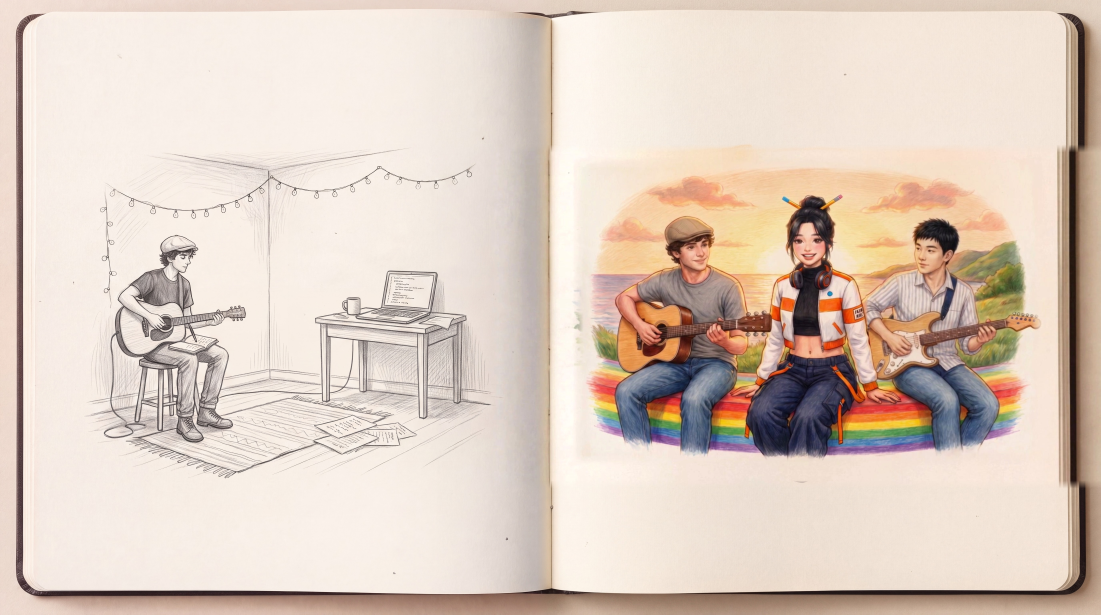
#> input picture media/act5/tex/spread_full_spreadR_v45r2.jpg, 5504 x 3072 px, found by its file name (shown at 1/5 size)
$ python build_strum.py
#> lines starting #> are read from the running program, lines starting #| are printed output that depends on the picture; after the words box and inside, x2 and y2 are one past the last pixel; in counts of white or black regions, pixels touching at a corner belong together
#!/usr/bin/env python3
"""v46_outstrum (Jade 10-19 v4.5 pick: "End on Charlie strumming the 2011 page (3:14)")
The outro push (194.06-195.40) goes into the spread's LEFT page = the 2011 graphite page in the spread_v1 art (NOT the cold-open
page01 drawing: same composition, different drawing, so v45_open's arm01/hole01 cannot be reused). Same puppet method as v45_open
(assets/v4_stills/tools/v45_open/build_strum.py), cut from the spread texture itself.

Inputs
  media/act5/tex/spread_full_spreadR_v45r2.jpg     the spread as shown (5504x3072 spread px; the left page is identical in every live tex)
  assets/v4_stills/work/v46_outstrum/arm_in.png    512x512 crop of it at (520,1300) (spread px, 1:1)
  assets/v4_stills/work/v46_outstrum/arm_gen_a.png NBP edit of arm_in (gen_arm.py, tag v46_outstrum_arm_a): the guitar with the arm removed
                                                   (ECC vs arm_in outside the arm: identity, cc 0.996 -> used as is)
Outputs (media/act5/tex/)
  hole46.png     the clean guitar (NBP) inside the forearm footprint only (RGBA, box below); drawn over the untouched spread
  arm46m.png     the forearm+hand ALPHA (L) over the same box; spread.js samples the spread texture itself through it (so at rest the
                 arm is the page pixel for pixel at any resolution / mip level)
  strum46.json   box + pivots (spread px): elbow, wrist, hand; head patch for the nod
usage: .venv/bin/python assets/v4_stills/tools/v46_outstrum/build_strum.py"""
import json, numpy as np
from PIL import Image, ImageDraw
from scipy import ndimage
R = '/home/jade/Documents/vibesong/'
WK = R + 'assets/v4_stills/work/v46_outstrum/'; TEX = R + 'media/act5/tex/'
CX, CY, CN = 520, 1300, 512
# forearm + hand footprint (crop px; traced on arm_in with the gen overlay ov_reg.png): elbow tip, underside to the knuckles,
# the fingertips curled over the sound-hole ring, the top edge back up to the elbow crease, then the forearm/upper-arm line
POLY = [(62, 198), (76, 212), (96, 230), (121, 246), (146, 258), (171, 271), (196, 286), (216, 303), (231, 320), (246, 335), (261, 347),
        (273, 355), (285, 358), (296, 352), (302, 340), (308, 330), (309, 317), (301, 306), (292, 296), (283, 285), (273, 275), (260, 269),
        (245, 267), (230, 261), (220, 253), (205, 238), (190, 222), (175, 206), (160, 192), (150, 183), (130, 184), (110, 187), (90, 190), (75, 192)]
# (the underside + knuckles sit ~6 px below the traced outline so the arm's own lower outline stroke rides with it: no ghost line)
DIL = 9                                           # footprint dilation along the forearm (spread px): takes the outline strokes + soft shading
ELBOW, WRIST, HAND = (88, 197), (247, 290), (292, 318)   # crop px
CREASE = (150, 183)                               # inner elbow (forearm top edge meets the upper arm + dark T-shirt): held still in spread.js

page = np.asarray(Image.open(TEX + 'spread_full_spreadR_v45r2.jpg').convert('RGB'), np.float32)
crop = page[CY:CY + CN, CX:CX + CN]
G = np.asarray(Image.open(WK + 'arm_gen_a.png').convert('RGB').resize((CN, CN), Image.LANCZOS), np.float32)
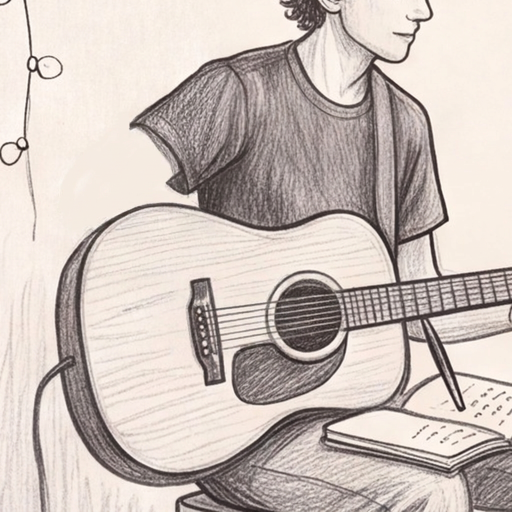
#> input picture assets/v4_stills/work/v46_outstrum/arm_gen_a.png, 1024 x 1024 px, found by its file name (shown at 1/2 size)

SS = 4
mk = Image.new('L', (CN * SS, CN * SS), 0)
#> mk: PIL image 2048x2048 L; every value is 0
ImageDraw.Draw(mk).polygon([(x * SS, y * SS) for x, y in POLY], fill=255)
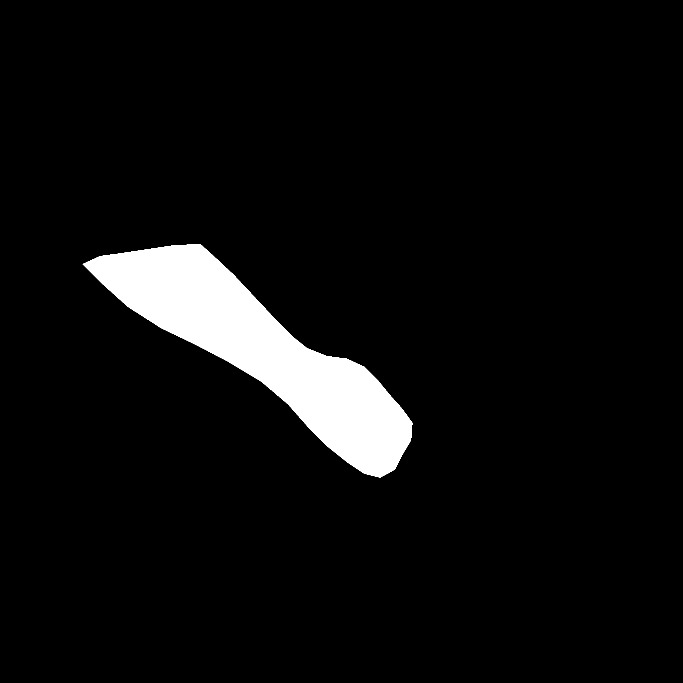
#> mk: PIL image 2048x2048 L (shown at 1/3 size); 5.4% white; 1 white region, box (x1, y1, x2, y2) and area: (248, 732, 1237, 1433) 225531
M = np.asarray(mk, np.float32).reshape(CN, SS, CN, SS).mean((1, 3)) / 255
M0 = M.copy()                                                          # the traced polygon itself (no rim)
Mb = ndimage.grey_dilation(M, size=(DIL, DIL)); Ms = ndimage.grey_dilation(M, size=(4, 4))
kx = np.clip((WRIST[0] + 6 - np.arange(CN)) / 10, 0, 1)[None, :]      # wide rim on the forearm, tight on the hand (sound hole)
M = Mb * kx + Ms * (1 - kx)
M = np.clip(ndimage.gaussian_filter(M, 0.8) * 1.15, 0, 1)

ring = ndimage.binary_dilation(M > 0.02, iterations=16) & ~ndimage.binary_dilation(M > 0.02, iterations=4)
#> ring: shape (512, 512) bool; 2.7% white; 1 white region, box (x1, y1, x2, y2) and area: (41, 162, 328, 377) 7141
ring[:200, :150] = False                                               # not the upper arm (the gen removed it too)
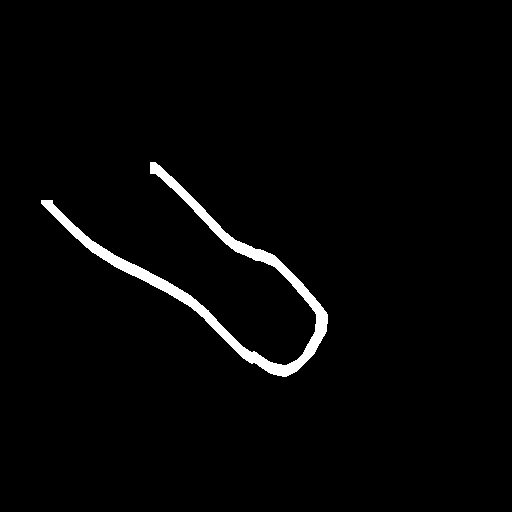
#> ring: shape (512, 512) bool; 2.2% white; 1 white region, box (x1, y1, x2, y2) and area: (41, 162, 328, 377) 5827
gain = np.median(crop[ring], 0) / np.median(G[ring], 0); print('ring median gain (NOT applied: skewed by the page\'s cast shading under the arm)', gain.round(4))
#> after `gain = np.median(crop[ring], 0) / np.median(G[ring], 0)`: gain = [0.811, 0.806, 0.823]
#| ring median gain (NOT applied: skewed by the page's cast shading under the arm) [0.8114 0.8065 0.823 ]
# plain paper matches within 1 % (page 239.9/230.7/222.1 vs gen 241.3/231.6/222.3 at crop [20:60, 400:500]) -> no tone change
gain = np.ones(3, np.float32)
G = np.clip(G * gain, 0, 255)

lum = lambda a: a @ np.array([0.299, 0.587, 0.114], np.float32)
same = ndimage.gaussian_filter(np.abs(lum(crop) - lum(G)), 0.8)
dk = 1 - np.clip((170 - lum(crop)) / 30, 0, 1) * np.clip((22 - same) / 10, 0, 1)   # dark pixels the gen reproduced = guitar, stays put
# on the hand: everywhere; along the forearm: only in the dilated rim outside the traced polygon (there the rim also picked up a few px
# of the guitar's upper-bout outline where it meets the forearm's top edge; those stay on the page instead of riding along)
rim = np.clip(1 - ndimage.gaussian_filter(M0, 0.8) * 1.5, 0, 1)
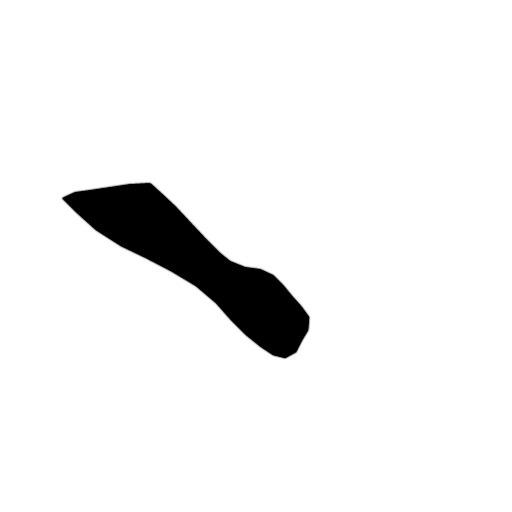
#> rim: shape (512, 512) float32; min 0, max 1, mean 0.945
Ma = M * (kx * (1 - rim + rim * dk) + (1 - kx) * dk)

ys, xs = np.nonzero(M > 0.002); x0, x1, y0, y1 = xs.min() - 2, xs.max() + 3, ys.min() - 2, ys.max() + 3
#> after `ys, xs = np.nonzero(M > 0.002)`: ys = 18551 values from 177 to 361; xs = 18551 values, max 312 at index 15633, min 56 at index 1291, mean 191.5
#> after `x0, x1, y0, y1 = (xs.min() - 2, xs.max() + 3, ys.min() - 2, ys.max() +`: x0 = 54; x1 = 315; y0 = 175; y1 = 364
Image.fromarray(np.clip(Ma[y0:y1, x0:x1] * 255 + 0.5, 0, 255).astype(np.uint8), 'L').save(TEX + 'arm46m.png')
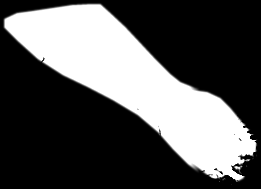
#> saved as arm46m.png: PIL image 261x189 L; min 0, max 255, mean 85.8
Image.fromarray(np.clip(np.dstack([G[y0:y1, x0:x1], M[y0:y1, x0:x1] * 255]) + 0.5, 0, 255).astype(np.uint8), 'RGBA').save(TEX + 'hole46.png')
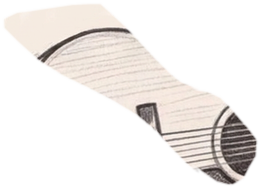
#> saved as hole46.png: PIL image 261x189 RGBA; mean R, G, B, A 197.8, 186.9, 180.6, 88; transparent parts drawn white
S = lambda p: [round(p[0] + CX, 1), round(p[1] + CY, 1)]
lay = {'arm46': {'x': int(x0 + CX), 'y': int(y0 + CY), 'w': int(x1 - x0), 'h': int(y1 - y0), 'elbow': S(ELBOW), 'wrist': S(WRIST), 'hand': S(HAND), 'crease': S(CREASE)},
       # the head (nod): rotates about the base of the neck; weight 1 inside the head+cap ellipse (the whole cap is inside), 0 by the collar
       'head46': {'pivot': [868, 1388], 'center': [893, 1262], 'radii': [108, 98], 'fall': 38, 'box': [745, 1125, 1040, 1410]},
       'units': 'spread px (5504x3072, spread_full_*); world = (x/3072, 1 - y/3072)',
       'src': 'v46_outstrum build_strum.py (gen arm_gen_a.png, tag v46_outstrum_arm_a)'}
json.dump(lay, open(TEX + 'strum46.json', 'w'), indent=1); print(json.dumps(lay))
#> (printed output is left out)

# check: at rest page + hole + arm(page) == page
a = Ma[..., None]; h = M[..., None]
rest = a * crop + (1 - a) * (h * G + (1 - h) * crop)
print('rest vs page: max', np.abs(rest - crop).max().round(2), 'mean', np.abs(rest - crop).mean().round(5))
#| rest vs page: max 46.56 mean 0.04343
# work views: the hole fill (no arm) and the footprint outline
base = h * G + (1 - h) * crop
Image.fromarray(np.clip(base[120:420, 20:360], 0, 255).astype(np.uint8)).resize((1020, 900), Image.LANCZOS).save(WK + 'view_base.png')
v = crop.copy(); edge = (M > 0.5) ^ ndimage.binary_erosion(M > 0.5); v[edge] = [255, 0, 0]
#> after `edge = (M > 0.5) ^ ndimage.binary_erosion(M > 0.5)`: edge: shape (512, 512) bool; 0.21% white in thin lines or dots, all inside (x1, y1, x2, y2) = (58, 179, 310, 359)
#> after `v[edge] = [255, 0, 0]`: v: shape (512, 512, 3) float32; mean R, G, B 201.1, 190.6, 184.9
ea = (Ma > 0.5) ^ ndimage.binary_erosion(Ma > 0.5); v[ea & ~edge] = [0, 160, 255]
#> after `ea = (Ma > 0.5) ^ ndimage.binary_erosion(Ma > 0.5)`: ea: shape (512, 512) bool; 0.25% white in thin lines or dots, all inside (x1, y1, x2, y2) = (58, 179, 310, 356)
#> after `v[ea & ~edge] = [0, 160, 255]`: v: shape (512, 512, 3) float32; mean R, G, B 201, 190.6, 185.1
Image.fromarray(v[120:420, 20:360].astype(np.uint8)).resize((1020, 900), Image.NEAREST).save(WK + 'view_mask.png')
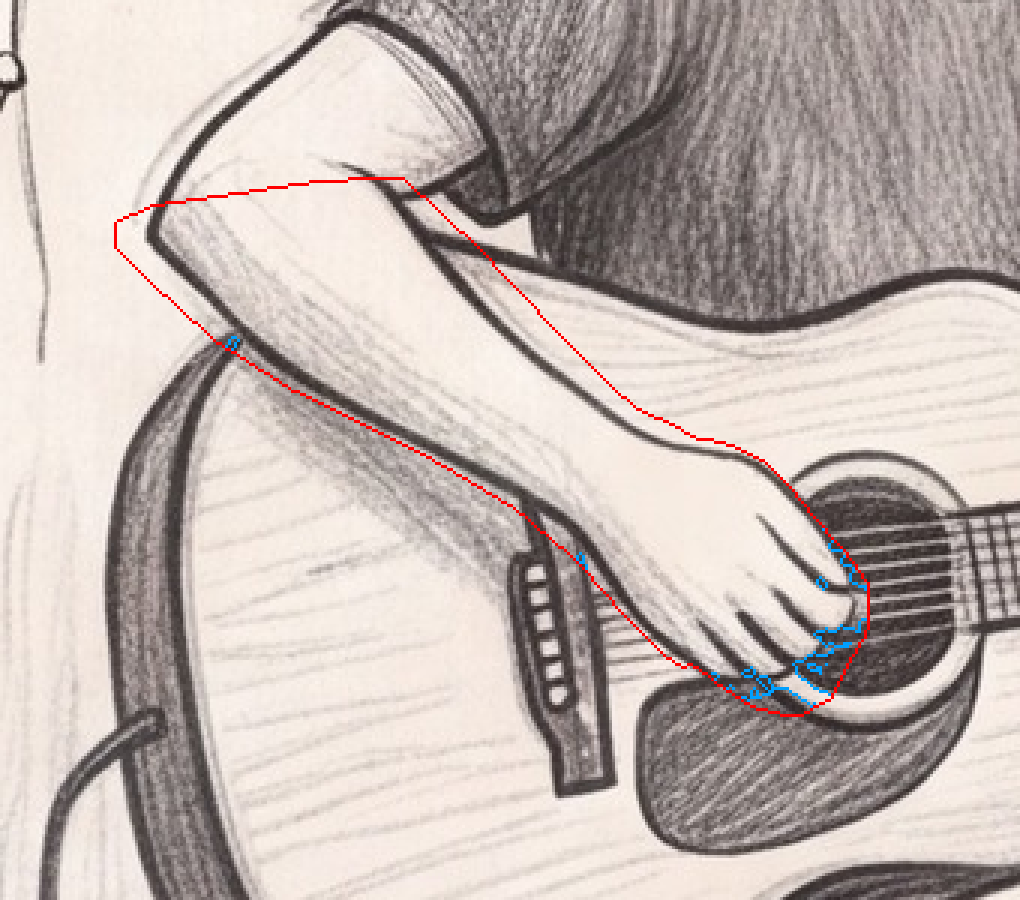
#> saved as view_mask.png: PIL image 1020x900 RGB; mean R, G, B 193.9, 182.7, 177.7
